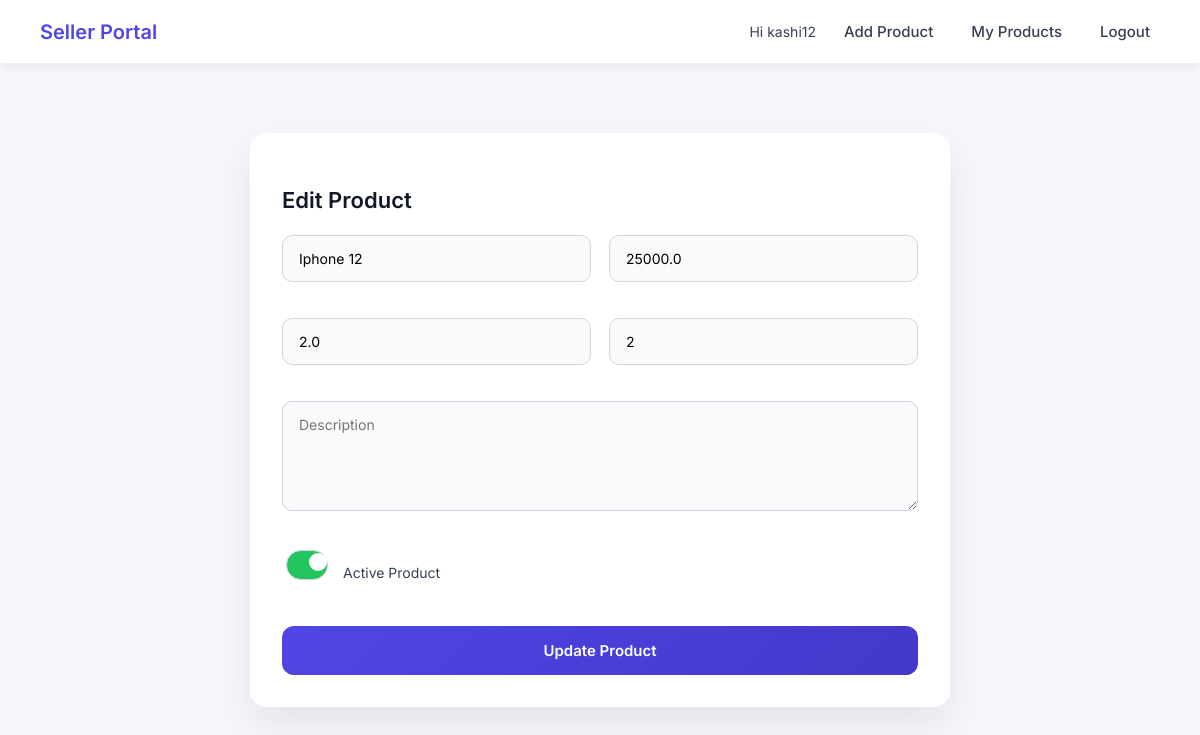
The app's page /seller/product/edit/1/ (signed in), older data.
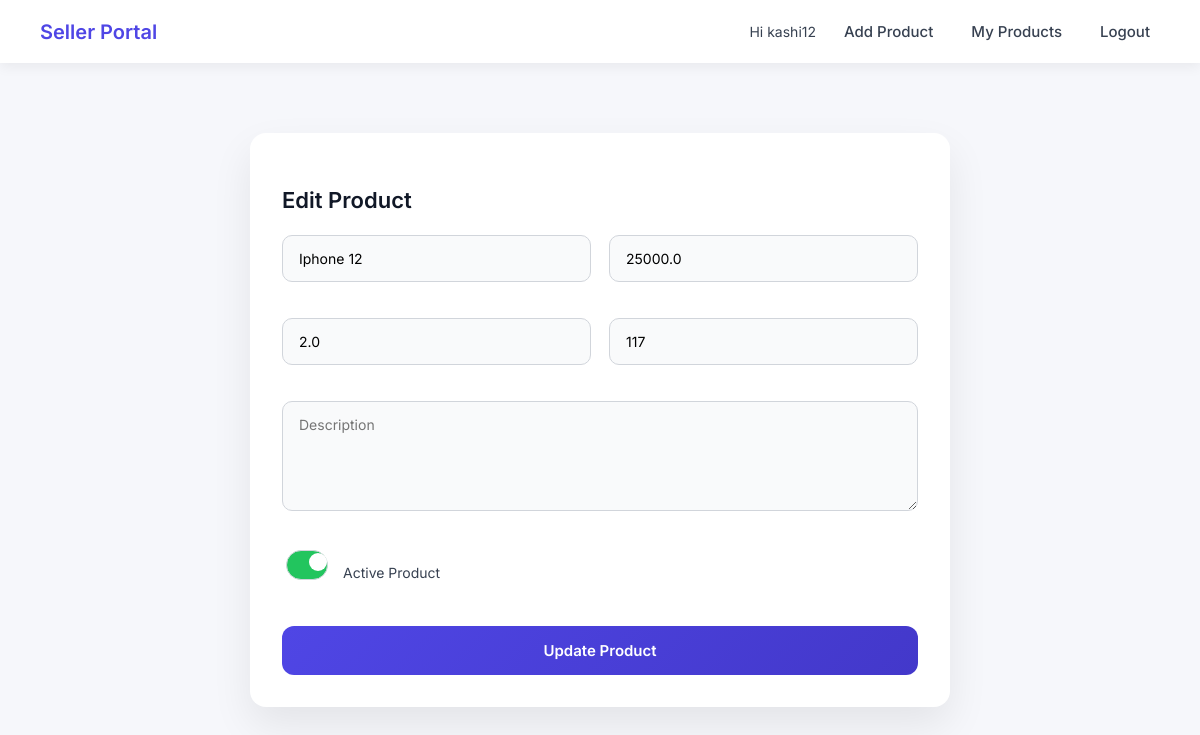
The same page, newer data.
### product/models.py (models this page shows, shortened)
class Product(models.Model):
    seller_id=models.ForeignKey(Seller_Profile,on_delete=models.CASCADE)
    category_id=models.ForeignKey(Category,on_delete=models.CASCADE)
    name=models.CharField(max_length=100)
    price=models.FloatField()
    discount_percentage=models.FloatField()
    stock=models.IntegerField()
    is_active=models.BooleanField(default=False)
    created_date=models.DateTimeField(auto_now_add=True)

### sellers/views.py (the view, shortened to what this page needs)
# urls.py: path('product/edit/<int:pid>/', edit_product, name='edit_product'),
@login_required(login_url='sellers:login_seller')
def edit_product(request, pid):
    product = get_object_or_404(Product, id=pid)
    return render(request, 'seller/edit_product.html', {'product': product})

### template/seller/edit_product.html (shortened to what this page needs)
{% extends 'seller/base.html' %}
{% block content %}
<div class="edit-card">
    <h3>Edit Product</h3>
    <form method="POST" class="edit-form" onsubmit="handleUpdate()">
        <input name="name" value="{{ product.name }}" placeholder="Product Name" required>
        <input name="price" value="{{ product.price }}" placeholder="Price" required>
        <input name="desc_price" value="{{ product.discount_percentage }}" placeholder="Discount Price">
        <input name="stock" value="{{ product.stock }}" placeholder="Stock" required>
        <textarea name="descp" placeholder="Description">{{ product.descp }}</textarea>
        <label class="toggle">
            <input type="checkbox" name="is_activate" value="true"
                   {% if product.is_active %}checked{% endif %}>
            Active Product
        </label>
        <button id="updateBtn" type="submit">Update Product</button>
    </form>
</div>
{% endblock %}

Row changes from the older to the newer data that the page shows:
changed Product "Iphone 12": stock "2" → "117"
